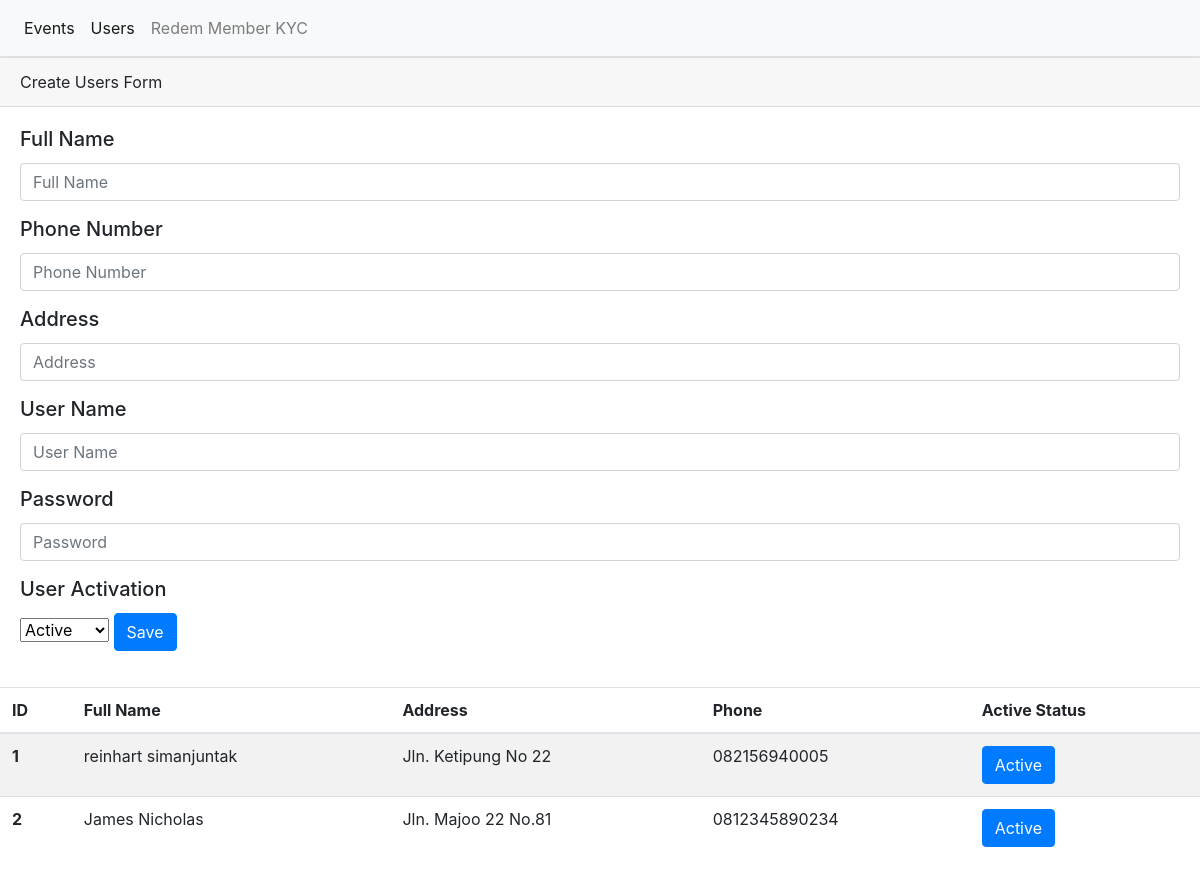
Page /list-users on the committed database.
### main.py (models this page shows)
class Users(db.Model):
    __tablename__ = "users"
    id = db.Column(db.Integer, primary_key=True)
    user_name = db.Column(db.String(50), unique=True, nullable=False)
    user_password = db.Column(db.String(50), unique=True, nullable=False)
    full_name = db.Column(db.String(100), unique=False, nullable=False)
    address = db.Column(db.String(500), unique=False, nullable=False)
    phone_number = db.Column(db.String(30), unique=False, nullable=False)
    is_active = db.Column(db.Boolean, unique=False, nullable=False)
    events = db.relationship('Events', secondary=events_users, backref=db.backref('user_applied_events', lazy=True))

### main.py (the view)
@app.route('/list-users')
def list_users():
    list_users = db.session.query(Users.id, Users.full_name, Users.address, Users.phone_number, Users.is_active).all()
    return render_template('list-users.html', list_users=list_users)

### templates/list-users.html (shortened to what this page needs)
{% include 'header.html' %}
<div class="card"></div>
    <div class="card-header">
        Create Users Form
    </div>
        <div class="card-body">
            <form action="/add-user" method="POST">
                <h5 class="card-title">Full Name</h5>
                <p class="card-text"><input type="text" name="full_name" class="form-control" placeholder="Full Name" aria-label="Full Name" aria-describedby="basic-addon1"></p>
                <h5 class="card-title">Phone Number</h5>
                <p class="card-text"><input type="text" name="phone_number" class="form-control" placeholder="Phone Number" aria-label="Phone Nuber" aria-describedby="basic-addon1"></p>
                <h5 class="card-title">Address</h5>
                <p class="card-text"><input type="text" name="address_user" class="form-control" placeholder="Address" aria-label="Address" aria-describedby="basic-addon1"></p>
                <h5 class="card-title">User Name</h5>
                <p class="card-text"><input type="text" name="user_name" class="form-control" placeholder="User Name" aria-label="Username" aria-describedby="basic-addon1"></p>
                <h5 class="card-title">Password</h5>
                <p class="card-text"><input type="password" name="password" class="form-control" placeholder="Password" aria-label="Password" aria-describedby="basic-addon1"></p>
                <h5 class="card-title">User Activation</h5>
                <select name="activate_deactive" id="activate_deactive">
                    <option value="True">Active</option>
                </select>
                <button type="submit" class="btn btn-primary">Save</button>
            </form>
        </div>
<table class="table table-striped">
    <thead>
      <tr>
        <th scope="col">ID</th>
        <th scope="col">Full Name</th>
        <th scope="col">Address</th>
        <th scope="col">Phone</th>
        <th scope="col">Active Status</th>
      </tr>
    </thead>
    <tbody>
     {% for user in list_users%}
        <tr>
            <th scope="row">{{user.id}}</th>
            <td>{{user.full_name}}</td>
            <td>{{user.address}}</td>
            <td>{{user.phone_number}}</td>
            {% if user.is_active %}
              <td><div class="btn btn-primary">Active</div></td>
            {% else %}
              <td><div class="btn btn-danger">Deactive</div></td>
            {% endif %}
        </tr>
      {% endfor %}
    </tbody>
  </table>

### rows in the picture
Users: id "1", full_name "reinhart simanjuntak", address "Jln. Ketipung No 22", phone_number "082156940005"
Users: id "2", full_name "James Nicholas", address "Jln. Majoo 22 No.81", phone_number "0812345890234"
